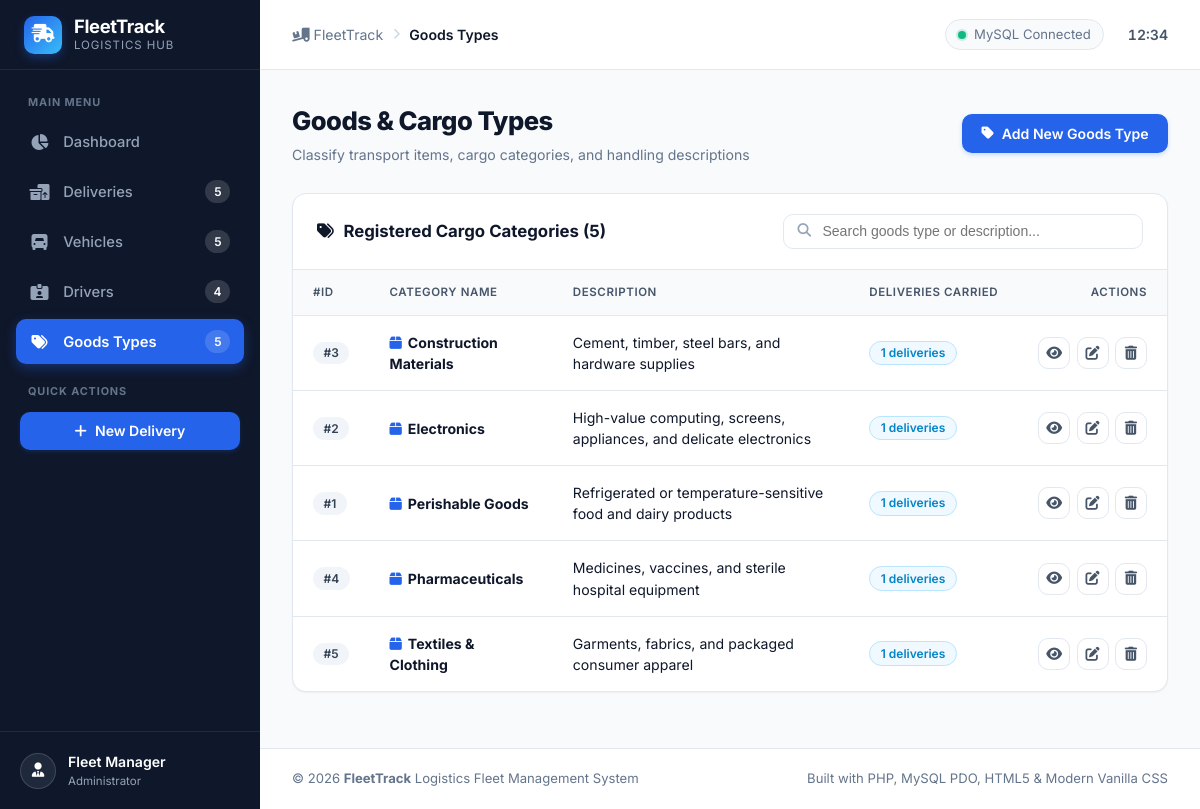
Screenshot of /goods-types/index.php with the database file from the repository.
### tables this page shows
CREATE TABLE `goodstype` (
    `id_goods_type` INT AUTO_INCREMENT PRIMARY KEY,
    `name` VARCHAR(100) NOT NULL UNIQUE,
    `description` VARCHAR(255) DEFAULT NULL
);

### includes/functions.php (called while the page is built, shortened)
<?php
function e(?string $value): string
{
    return htmlspecialchars((string)($value ?? ''), ENT_QUOTES, 'UTF-8');
}
function url(string $path = ''): string
{
    static $base = null;
    if ($base === null) {
        $scriptName = $_SERVER['SCRIPT_NAME'] ?? '';
        $scriptDir = str_replace('\\', '/', dirname($scriptName));
        $subdirs = ['/drivers', '/vehicles', '/deliveries', '/goods-types', '/config', '/includes'];
        $root = $scriptDir;
        foreach ($subdirs as $sub) {
            if (str_ends_with($root, $sub)) {
                $root = substr($root, 0, -strlen($sub));
                break;
            }
        }
        $base = rtrim($root, '/');
    }
    $cleanPath = ltrim($path, '/');
    return ($base === '' ? '' : $base) . '/' . $cleanPath;
}

### goods-types/index.php (the view, shortened to what this page needs)
<?php
require_once __DIR__ . '/../includes/functions.php';
$pdo = getDBConnection();
$stmt = $pdo->query("
    SELECT
        g.*,
        COUNT(d.id_delivery) AS delivery_count
    FROM goodstype g
    LEFT JOIN delivery d ON g.id_goods_type = d.id_goods_type
    GROUP BY g.id_goods_type
    ORDER BY g.name ASC
");
$goodsTypes = $stmt->fetchAll();
require_once __DIR__ . '/../includes/header.php';
?>
<div class="page-header">
    <div class="page-title-group">
        <h1>Goods &amp; Cargo Types</h1>
        <p>Classify transport items, cargo categories, and handling descriptions</p>
    </div>
    <div class="page-actions">
        <a href="<?= url('goods-types/create.php') ?>" class="btn btn-primary">
            <i class="fa-solid fa-tag"></i> Add New Goods Type
        </a>
    </div>
</div>
<div class="card">
    <div class="card-header">
        <div class="card-title">
            <i class="fa-solid fa-tags"></i> Registered Cargo Categories (<?= count($goodsTypes) ?>)
        </div>
        <div class="search-box">
            <input type="text" class="search-input table-search-input" data-table="#goodsTable" placeholder="Search goods type or description...">
        </div>
    </div>
    <div class="card-body" style="padding: 0;">
        <?php if (empty($goodsTypes)): ?>
            <div class="empty-state">
                <div class="empty-state-icon"><i class="fa-solid fa-box"></i></div>
                <div class="empty-state-title">No Goods Types Found</div>
                <p class="empty-state-text">Add your first goods category to classify cargo on fleet shipments.</p>
                <a href="<?= url('goods-types/create.php') ?>" class="btn btn-primary">
                    <i class="fa-solid fa-plus"></i> Add Goods Type
                </a>
            </div>
        <?php else: ?>
            <div class="table-responsive">
                <table class="data-table" id="goodsTable">
                    <thead>
                        <tr>
                            <th>#ID</th>
                            <th>Category Name</th>
                            <th>Description</th>
                            <th>Deliveries Carried</th>
                            <th style="text-align: right;">Actions</th>
                        </tr>
                    </thead>
                    <tbody>
                        <?php foreach ($goodsTypes as $g): ?>
                            <tr>
                                <td><span class="badge badge-default">#<?= e($g['id_goods_type']) ?></span></td>
                                <td>
                                    <strong><i class="fa-solid fa-box" style="color: var(--primary); margin-right: 6px;"></i><?= e($g['name']) ?></strong>
                                </td>
                                <td>
                                    <?= e($g['description'] ?: 'No description provided') ?>
                                </td>
                                <td>
                                    <span class="badge <?= $g['delivery_count'] > 0 ? 'badge-transit' : 'badge-default' ?>">
                                        <?= (int)$g['delivery_count'] ?> deliveries
                                    </span>
                                </td>
                                <td style="text-align: right;">
                                    <div class="table-action-group" style="justify-content: flex-end;">
                                        <a href="<?= url('goods-types/view.php?id=' . $g['id_goods_type']) ?>" class="btn-icon" title="View Related Deliveries">
                                            <i class="fa-solid fa-eye"></i>
                                        </a>
                                        <a href="<?= url('goods-types/edit.php?id=' . $g['id_goods_type']) ?>" class="btn-icon" title="Edit Goods Type">
                                            <i class="fa-solid fa-pen-to-square"></i>
                                        </a>
                                        <a href="<?= url('goods-types/delete.php?id=' . $g['id_goods_type']) ?>"
                                           class="btn-icon danger"
                                           title="Delete Goods Type"
                                           data-confirm="Are you sure you want to delete category '<?= e($g['name']) ?>'?"
                                           data-title="Delete Goods Type">
                                            <i class="fa-solid fa-trash-can"></i>
                                        </a>
                                    </div>
                                </td>
                            </tr>
                        <?php endforeach; ?>
                    </tbody>
                </table>
            </div>
        <?php endif; ?>
    </div>
</div>
<?php require_once __DIR__ . '/../includes/footer.php'; ?>

### rows the page displays
goodstype: id_goods_type "3", name "Construction Materials", description "Cement, timber, steel bars, and hardware supplies", delivery_count "1"
goodstype: id_goods_type "2", name "Electronics", description "High-value computing, screens, appliances, and delicate electronics", delivery_count "1"
goodstype: id_goods_type "1", name "Perishable Goods", description "Refrigerated or temperature-sensitive food and dairy products", delivery_count "1"
goodstype: id_goods_type "4", name "Pharmaceuticals", description "Medicines, vaccines, and sterile hospital equipment", delivery_count "1"
goodstype: id_goods_type "5", name "Textiles & Clothing", description "Garments, fabrics, and packaged consumer apparel", delivery_count "1"

### other values shown
$navCounts['deliveries'] "5"
$navCounts['vehicles'] "5"
$navCounts['drivers'] "4"
$navCounts['goods-types'] "5"
$pageTitle "Goods Types"
count($goodsTypes) "5"
